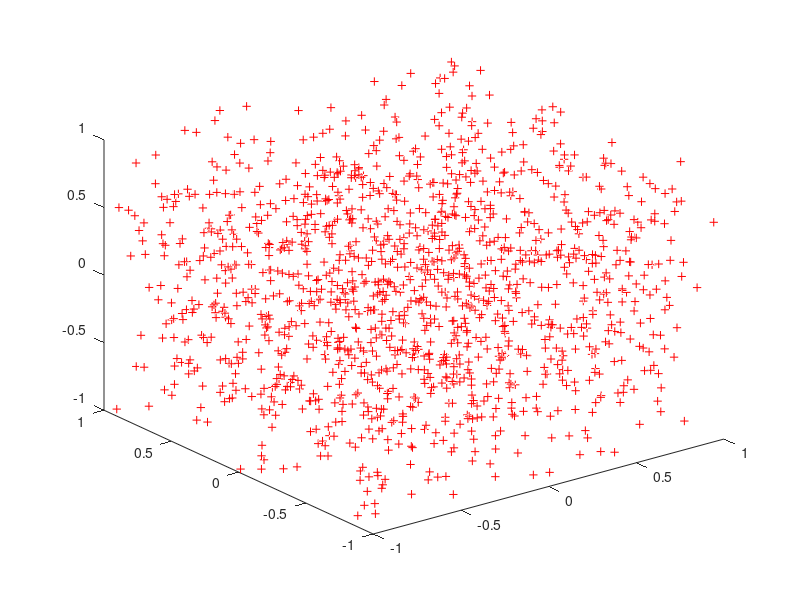

Reproduce this figure in MATLAB.
blub = 1;  

function u = vor()

   p = rand(1);
   if (p < 0.5)
     u = -1;
   else
     u = 1;
   endif


endfunction

for i = 1:2000
  x = rand(1)*vor();
  y = rand(1)*vor();
  z = rand(1)*vor();
  vektor = [x;y;z];
  leng = norm(vektor);
  vektor = [x/leng,y/leng,z/leng];
  leng = norm(vektor);
  if (leng == 1)
    plot3(x/leng,y/leng,z/leng,'+r');hold on;
  endif
endfor
